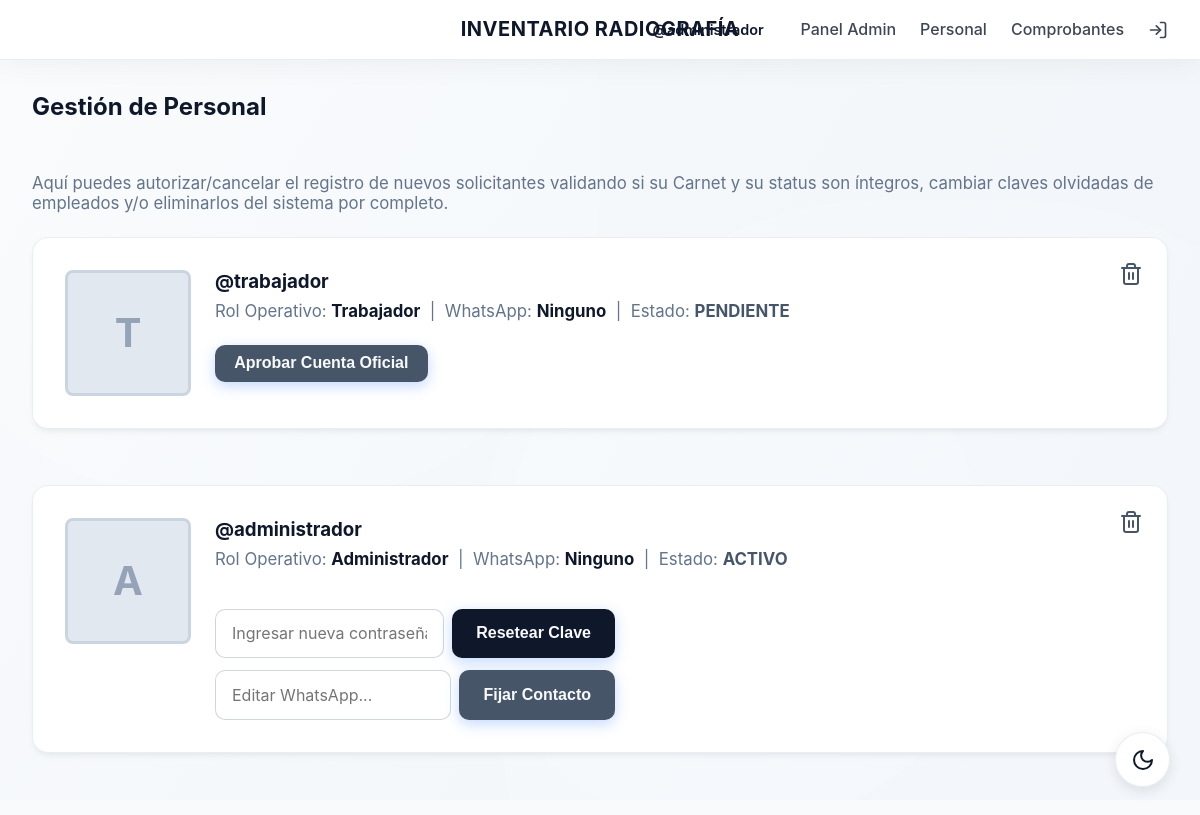
/gestion_personal (signed in), run on the app's committed database.
### models.py (models this page shows)
class User(db.Model, UserMixin):
    id = db.Column(db.Integer, primary_key=True)
    username = db.Column(db.String(50), unique=True, nullable=False)
    password_hash = db.Column(db.String(255), nullable=False)
    role = db.Column(db.String(20), nullable=False) # 'trabajador', 'administrador', 'superusuario'
    status = db.Column(db.String(20), default='pendiente') # 'pendiente', 'activo'
    whatsapp_number = db.Column(db.String(30), nullable=True) # Ejem: '+1234567890', 'inactivo'
    foto_carnet = db.Column(db.String(255), nullable=True)

### app.py (the view)
@app.route('/gestion_personal')
@login_required
def gestion_personal():
    if current_user.role not in ['administrador', 'superusuario']:
        flash('Acceso denegado.', 'error')
        return redirect(url_for('dashboard_trabajador'))
    usuarios = User.query.filter(User.role != 'superusuario').all()
    return render_template('gestion_personal.html', usuarios=usuarios)

### app.py (called while the page is built)
@login_manager.user_loader
def load_user(user_id):
    return User.query.get(int(user_id))

### templates/gestion_personal.html (shortened to what this page needs)
{% extends 'base.html' %}
{% block content %}
<div style="display: flex; justify-content: space-between; align-items: center; margin-bottom: 2rem;">
    <h2>Gestión de Personal</h2>
</div>
<p style="color: #64748b; font-size: 1.05rem;">Aquí puedes autorizar/cancelar el registro de nuevos solicitantes validando si su Carnet y su status son íntegros, cambiar claves olvidadas de empleados y/o eliminarlos del sistema por completo.</p>
<div style="display: grid; gap: 1.5rem; margin-top: 1.5rem;">
    {% for user in usuarios %}
    <div class="card" style="display: flex; gap: 1.5rem; align-items: flex-start; flex-wrap: wrap; position: relative;">
        {% if user.foto_carnet %}
            <div {% if user.status == 'activo' %}style="flex-shrink: 0; width: 120px; height: 120px; border-radius: 8px; overflow: hidden; border: 3px solid var(--success); box-shadow: 0 4px 6px rgba(0,0,0,0.1);"{% else %}style="flex-shrink: 0; width: 120px; height: 120px; border-radius: 8px; overflow: hidden; border: 3px solid var(--error); box-shadow: 0 4px 6px rgba(0,0,0,0.1);"{% endif %}>
                <img src="{{ url_for('static', filename='uploads/' + user.foto_carnet) }}" alt="Foto carnet {{ user.username }}" style="width: 100%; height: 100%; object-fit: cover;">
            </div>
        {% else %}
            <div style="flex-shrink: 0; width: 120px; height: 120px; border-radius: 8px; background: #e2e8f0; display: flex; align-items: center; justify-content: center; font-weight: bold; font-size: 2.5rem; color: #94a3b8; border: 3px solid #cbd5e1;">
                {{ user.username[0]|upper }}
            </div>
        {% endif %}
        <div style="flex: 1; min-width: 250px;">
            <h3 style="margin-top: 0; margin-bottom: 0.5rem; color: var(--primary);">
                @{{ user.username }}
            </h3>
            <p style="margin: 0 0 1.5rem 0; color: #64748b; font-size: 1.05rem;">
                Rol Operativo: <strong>{{ user.role|capitalize }}</strong> &nbsp;|&nbsp;
                WhatsApp: <strong>{{ user.whatsapp_number or 'Ninguno' }}</strong> &nbsp;|&nbsp;
                Estado:
                <strong {% if user.status == 'activo' %}style="color: var(--success);"{% else %}style="color: var(--error);"{% endif %}>
                    {{ user.status|upper }}
                </strong>
            </p>
            {% if user.status == 'pendiente' %}
            <div style="display: flex; gap: 0.75rem; flex-wrap: wrap;">
                <form method="POST" action="{{ url_for('accion_usuario', user_id=user.id) }}">
                    <button type="submit" class="btn" style="background-color: var(--success); font-weight: bold; padding: 0.6rem 1.2rem;">Aprobar Cuenta Oficial</button>
                </form>
            </div>
            {% endif %}
            <form method="POST" action="{{ url_for('accion_usuario', user_id=user.id) }}" onsubmit="return confirm('¿Seguro quieres eliminar este usuario del sistema definitivamente? Esta acción no se puede deshacer.');" style="position: absolute; top: 1rem; right: 1rem;">
                <button type="submit" style="background: none; border: none; cursor: pointer; color: var(--error); padding: 0.5rem; transition: transform 0.2s;" onmouseover="this.style.transform='scale(1.1)'" onmouseout="this.style.transform='scale(1)'" title="Borrar Empleado">
                </button>
            </form>
            {% if user.status == 'activo' %}
            <form method="POST" action="{{ url_for('accion_usuario', user_id=user.id) }}" style="display: flex; gap: 0.5rem; align-items: stretch; max-width: 400px; margin-bottom: 0.8rem;">
                <input type="password" name="nueva_clave" class="form-control" style="margin-bottom: 0;" placeholder="Ingresar nueva contraseña..." required>
                <button type="submit" class="btn" style="background-color: var(--primary); color: var(--bg-gradient-1); white-space: nowrap;">Resetear Clave</button>
            </form>
            <form method="POST" action="{{ url_for('accion_usuario', user_id=user.id) }}" style="display: flex; gap: 0.5rem; align-items: stretch; max-width: 400px;">
                <input type="tel" name="nuevo_whatsapp" class="form-control" style="margin-bottom: 0;" placeholder="Editar WhatsApp..." value="{{ user.whatsapp_number or '' }}" required>
                <button type="submit" class="btn" style="background-color: var(--success); color: var(--bg-gradient-1); white-space: nowrap;">Fijar Contacto</button>
            </form>
            {% endif %}
        </div>
    </div>
    {% else %}
    <div style="background: rgba(59, 130, 246, 0.1); border: 1px solid var(--secondary); padding: 1.5rem; border-radius: 8px; color: var(--secondary); text-align: center; font-size: 1.1rem;">
        No hay empleados operativos en este momento ni listas de espera de trabajadores.
    </div>
    {% endfor %}
</div>
{% endblock %}

### templates/base.html (shortened to what this page needs)
<!DOCTYPE html>
<html lang="es" data-theme="light">
<head>
</head>
<body>
    <nav class="navbar">
        <div class="navbar-title">INVENTARIO RADIOGRAFÍA</div>
        <div class="navbar-links">
            {% if current_user.is_authenticated %}
                <span style="font-weight: 600; background: var(--input-bg); padding: 0.3rem 0.8rem; border-radius: 20px; font-size: 0.9rem; color: var(--text-main);">
                    @{{ current_user.username }}
                </span>
                {% if current_user.role in ['administrador', 'superusuario'] %}
                    <a href="{{ url_for('dashboard_admin') }}">Panel Admin</a>
                    <a href="{{ url_for('gestion_personal') }}">Personal</a>
                {% endif %}
                <a href="{{ url_for('dashboard_trabajador') }}">Comprobantes</a>
                <a href="{{ url_for('logout') }}" title="Cerrar sesión">
                    <svg width="20" height="20" viewBox="0 0 24 24" fill="none" stroke="currentColor" stroke-width="2" stroke-linecap="round" stroke-linejoin="round" style="vertical-align: middle;"><path d="M15 3h4a2 2 0 0 1 2 2v14a2 2 0 0 1-2 2h-4"/><polyline points="10 17 15 12 10 7"/><line x1="15" y1="12" x2="3" y2="12"/></svg>
                </a>
            {% else %}
                <a href="{{ url_for('login') }}">Acciones</a>
            {% endif %}
        </div>
    </nav>
    <div class="container">
        {% block content %}{% endblock %}
    </div>
    <button class="theme-toggle" id="theme-toggle" title="Cambiar Modo Oscuro/Claro">
        <svg id="theme-icon" width="24" height="24" viewBox="0 0 24 24" fill="none" stroke="currentColor" stroke-width="2" stroke-linecap="round" stroke-linejoin="round"></svg>
    </button>
</body>
</html>

### templates/base.html (style rules this page uses)
:root[data-theme="light"] { --bg-gradient-1: #f8fafc; --bg-gradient-2: #f1f5f9; --bg-gradient-3: #e2e8f0; --text-main: #0f172a; --text-muted: #64748b; --card-bg: rgba(255, 255, 255, 0.95); --nav-bg: rgba(255, 255, 255, 0.95); --border-color: rgba(148, 163, 184, 0.2); --primary-btn: #334155; --primary-btn-hover: #0f172a; --success: #475569; --error: #475569; --input-bg: rgba(255, 255, 255, 0.95); --input-border: rgba(100, 116, 139, 0.3); --primary: #0f172a; --secondary: #475569; --white: rgba(255, 255, 255, 0.95); --bg: transparent; }
body { font-family: 'SF Pro Display', -apple-system, BlinkMacSystemFont, "Segoe UI", Roboto, sans-serif; margin: 0; padding: 0; color: var(--text-main); transition: color 0.4s ease; min-height: 100vh; overflow-x: hidden; background: var(--bg-gradient-1); }
.navbar { position: sticky; top: 0; z-index: 100; background: var(--nav-bg); border-bottom: 1px solid var(--border-color); padding: 1rem 2rem; display: flex; justify-content: space-between; align-items: center; box-shadow: 0 4px 30px rgba(0, 0, 0, 0.05); transition: background 0.4s ease; }
.navbar-title { position: absolute; left: 50%; transform: translateX(-50%); font-weight: 700; font-size: 1.25rem; letter-spacing: 0.5px; color: var(--text-main); }
.navbar-links { display: flex; gap: 1.5rem; align-items: center; margin-left: auto; }
.navbar a { color: var(--text-main); text-decoration: none; font-weight: 500; opacity: 0.8; transition: opacity 0.2s, color 0.2s; }
.container { padding: 2rem; max-width: 1200px; margin: 0 auto; position: relative; z-index: 1; }
.card { background: var(--card-bg); border-radius: 16px; padding: 2rem; margin-bottom: 2rem; box-shadow: 0 4px 6px -1px rgba(0, 0, 0, 0.05), 0 2px 4px -1px rgba(0, 0, 0, 0.03); border: 1px solid var(--border-color); transition: transform 0.3s ease, background 0.4s ease; }
.form-control { width: 100%; padding: 0.85rem 1rem; margin-bottom: 1.25rem; background: var(--input-bg); border: 1px solid var(--input-border); color: var(--text-main); border-radius: 10px; font-size: 1rem; box-sizing: border-box; transition: border-color 0.2s, box-shadow 0.2s, background 0.4s; font-family: inherit; }
.btn { background-color: var(--primary-btn); color: var(--bg-gradient-1); border: none; padding: 0.85rem 1.5rem; font-weight: 600; font-size: 1rem; cursor: pointer; border-radius: 10px; transition: all 0.2s ease; box-shadow: 0 4px 14px rgba(59, 130, 246, 0.3); text-align: center; }
.theme-toggle { position: fixed; bottom: 30px; right: 30px; width: 55px; height: 55px; border-radius: 50%; background: var(--card-bg); border: 1px solid var(--border-color); color: var(--text-main); display: flex; align-items: center; justify-content: center; font-size: 1.5rem; cursor: pointer; box-shadow: 0 4px 14px rgba(0,0,0,0.1); transition: all 0.3s cubic-bezier(0.16, 1, 0.3, 1); z-index: 1000; }
h1, h2, h3, h4 { color: var(--text-main); font-weight: 700; margin-top: 0; }
p, span, td, th { color: var(--text-muted); }
strong { color: var(--text-main); }

### data on the page
User: username "administrador", username "A", role "Administrador", whatsapp_number "Ninguno", status "ACTIVO"
User: username "T", username "trabajador", role "Trabajador", whatsapp_number "Ninguno", status "PENDIENTE"
